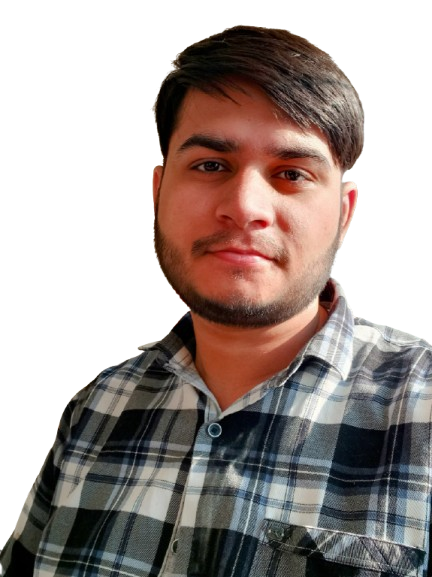
#> input picture hik.png, 432 x 577 px, found by its file name
$ python image_ascii.py
#> lines starting #> are read from the running program, lines starting #| are printed output that depends on the picture
from PIL import Image
import numpy as np

ASCII_CHARS = "@%#*+=-:. "
NEW_WIDTH = 100
INVERT = False

def resize_image(img, new_width=NEW_WIDTH):
    width, height = img.size
    aspect_ratio = height / width
    new_height = int(new_width * aspect_ratio * 0.55)
    return img.resize((new_width, new_height))

def pixel_to_ascii_array(pixels, ascii_chars=ASCII_CHARS):
    scale = (len(ascii_chars) - 1) / 255
    indices = (pixels * scale).astype(int)
    return indices

def image_to_ascii(path, new_width=NEW_WIDTH, invert=INVERT):
#> called with path = 'hik.png', new_width = 100, invert = False
    img = Image.open(path).convert('L')
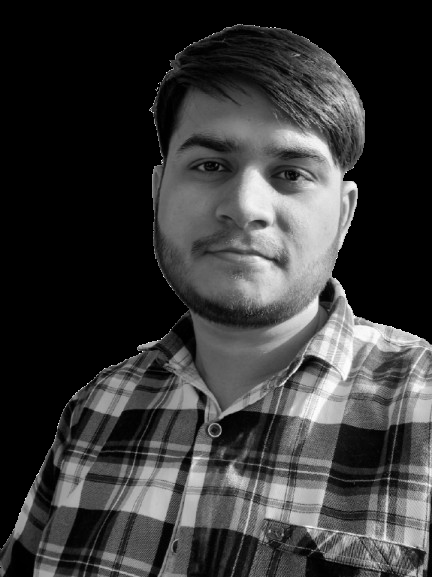
#> img: PIL image 432x577 L; min 0, max 255, mean 56.2
    img = resize_image(img, new_width)
#> in resize_image, `return img.resize((new_width, new_height))`:
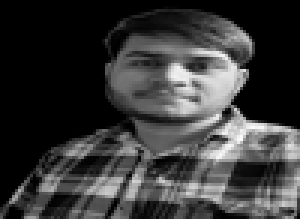
#> returned value: PIL image 100x73 L (shown 3 times larger); min 0, max 250, mean 56.3
    pixels = np.array(img)

    indices = pixel_to_ascii_array(pixels)
#> in pixel_to_ascii_array, `indices = (pixels * scale).astype(int)`:
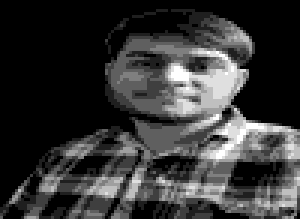
#> indices: shape (73, 100) int64 (shown 3 times larger); min 0, max 8, mean 1.69; drawn with min black and max white
    ascii_chars = ASCII_CHARS

    if invert:
        ascii_chars = ascii_chars[::-1]

    ascii_art = "\n".join("".join(ascii_chars[i] for i in row) for row in indices)
    return ascii_art

def save_ascii_art(ascii_art, filename='output.txt'):
    with open(filename, 'w') as f:
        f.write(ascii_art)

if __name__ == "__main__":
    image_path = 'hik.png'
    ascii_art = image_to_ascii(image_path)

    print(ascii_art)
    save_ascii_art(ascii_art)
    print("\n✅ ASCII Art saved to output.txt")
